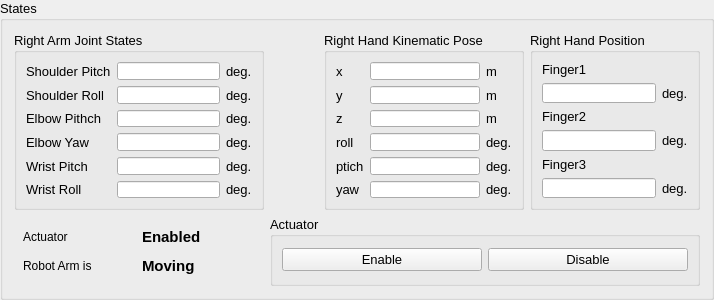
        <widget class="QGroupBox" name="right_arm_states">
         <property name="minimumSize">
          <size>
           <width>430</width>
           <height>240</height>
          </size>
         </property>
         <property name="maximumSize">
          <size>
           <width>16777215</width>
           <height>300</height>
          </size>
         </property>
         <property name="font">
          <font>
           <pointsize>10</pointsize>
          </font>
         </property>
         <property name="title">
          <string>States</string>
         </property>
         <layout class="QGridLayout" name="gridLayout_7">
          <item row="1" column="1" colspan="3">
           <widget class="QGroupBox" name="right_arm_actuator_group">
            <property name="sizePolicy">
             <sizepolicy hsizetype="Preferred" vsizetype="Preferred">
              <horstretch>0</horstretch>
              <verstretch>0</verstretch>
             </sizepolicy>
            </property>
            <property name="minimumSize">
             <size>
              <width>430</width>
              <height>70</height>
             </size>
            </property>
            <property name="maximumSize">
             <size>
              <width>500</width>
              <height>70</height>
             </size>
            </property>
            <property name="font">
             <font>
              <pointsize>10</pointsize>
             </font>
            </property>
            <property name="title">
             <string>Actuator</string>
            </property>
            <layout class="QHBoxLayout" name="horizontalLayout">
             <item>
              <widget class="QPushButton" name="right_arm_enable">
               <property name="text">
                <string>Enable</string>
               </property>
              </widget>
             </item>
             <item>
              <widget class="QPushButton" name="right_arm_disable">
               <property name="text">
                <string>Disable</string>
               </property>
              </widget>
             </item>
            </layout>
           </widget>
          </item>
          <item row="1" column="0">
           <widget class="QFrame" name="right_arm_states_frame">
            <property name="minimumSize">
             <size>
              <width>0</width>
              <height>50</height>
             </size>
            </property>
            <property name="maximumSize">
             <size>
              <width>16777215</width>
              <height>70</height>
             </size>
            </property>
            <layout class="QGridLayout" name="gridLayout_15">
             <item row="0" column="1">
              <widget class="QLabel" name="right_arm_actuator_state">
               <property name="font">
                <font>
                 <pointsize>11</pointsize>
                 <weight>75</weight>
                 <bold>true</bold>
                </font>
               </property>
               <property name="text">
                <string>Enabled</string>
               </property>
              </widget>
             </item>
             <item row="1" column="0">
              <widget class="QLabel" name="right_arm_moving_state_txt">
               <property name="font">
                <font>
                 <pointsize>9</pointsize>
                 <weight>50</weight>
                 <bold>false</bold>
                </font>
               </property>
               <property name="text">
                <string>Robot Arm is</string>
               </property>
              </widget>
             </item>
             <item row="1" column="1">
              <widget class="QLabel" name="right_arm_moving_state">
               <property name="font">
                <font>
                 <pointsize>11</pointsize>
                 <weight>75</weight>
                 <bold>true</bold>
                </font>
               </property>
               <property name="text">
                <string>Moving</string>
               </property>
              </widget>
             </item>
             <item row="0" column="0">
              <widget class="QLabel" name="right_arm_actuator_state_txt">
               <property name="font">
                <font>
                 <pointsize>9</pointsize>
                 <weight>50</weight>
                 <bold>false</bold>
                </font>
               </property>
               <property name="text">
                <string>Actuator</string>
               </property>
              </widget>
             </item>
            </layout>
           </widget>
          </item>
          <item row="0" column="0">
           <widget class="QGroupBox" name="right_arm_joint_states">
            <property name="minimumSize">
             <size>
              <width>250</width>
              <height>150</height>
             </size>
            </property>
            <property name="maximumSize">
             <size>
              <width>250</width>
              <height>180</height>
             </size>
            </property>
            <property name="font">
             <font>
              <pointsize>10</pointsize>
             </font>
            </property>
            <property name="title">
             <string>Right Arm Joint States</string>
            </property>
            <layout class="QGridLayout" name="gridLayout_4">
             <item row="0" column="0">
              <widget class="QLabel" name="right_shoulder_pitch_txt">
               <property name="text">
                <string>Shoulder Pitch</string>
               </property>
              </widget>
             </item>
             <item row="0" column="1">
              <widget class="QLineEdit" name="right_shoulder_pitch">
               <property name="sizePolicy">
                <sizepolicy hsizetype="Preferred" vsizetype="Fixed">
                 <horstretch>0</horstretch>
                 <verstretch>0</verstretch>
                </sizepolicy>
               </property>
               <property name="baseSize">
                <size>
                 <width>10</width>
                 <height>0</height>
                </size>
               </property>
               <property name="dragEnabled">
                <bool>true</bool>
               </property>
               <property name="readOnly">
                <bool>true</bool>
               </property>
              </widget>
             </item>
             <item row="0" column="2">
              <widget class="QLabel" name="deg_txt_23">
               <property name="text">
                <string>deg.</string>
               </property>
              </widget>
             </item>
             <item row="1" column="0">
              <widget class="QLabel" name="right_soulder_roll_txt">
               <property name="text">
                <string>Shoulder Roll</string>
               </property>
              </widget>
             </item>
             <item row="1" column="1">
              <widget class="QLineEdit" name="right_shoulder_roll">
               <property name="sizePolicy">
                <sizepolicy hsizetype="Preferred" vsizetype="Fixed">
                 <horstretch>0</horstretch>
                 <verstretch>0</verstretch>
                </sizepolicy>
               </property>
               <property name="dragEnabled">
                <bool>true</bool>
               </property>
               <property name="readOnly">
                <bool>true</bool>
               </property>
              </widget>
             </item>
             <item row="1" column="2">
              <widget class="QLabel" name="deg_txt_24">
               <property name="text">
                <string>deg.</string>
               </property>
              </widget>
             </item>
             <item row="2" column="0">
              <widget class="QLabel" name="right_elbow_pitch_txt">
               <property name="text">
                <string>Elbow Pithch</string>
               </property>
              </widget>
             </item>
             <item row="2" column="1">
              <widget class="QLineEdit" name="right_elbow_pitch">
               <property name="sizePolicy">
                <sizepolicy hsizetype="Preferred" vsizetype="Fixed">
                 <horstretch>0</horstretch>
                 <verstretch>0</verstretch>
                </sizepolicy>
               </property>
               <property name="baseSize">
                <size>
                 <width>10</width>
                 <height>0</height>
                </size>
               </property>
               <property name="dragEnabled">
                <bool>true</bool>
               </property>
               <property name="readOnly">
                <bool>true</bool>
               </property>
              </widget>
             </item>
             <item row="2" column="2">
              <widget class="QLabel" name="deg_txt_25">
               <property name="text">
                <string>deg.</string>
               </property>
              </widget>
             </item>
             <item row="3" column="0">
              <widget class="QLabel" name="right_elbow_yaw_txt">
               <property name="text">
                <string>Elbow Yaw</string>
               </property>
              </widget>
             </item>
             <item row="3" column="1">
              <widget class="QLineEdit" name="right_elbow_yaw">
               <property name="sizePolicy">
                <sizepolicy hsizetype="Preferred" vsizetype="Fixed">
                 <horstretch>0</horstretch>
                 <verstretch>0</verstretch>
                </sizepolicy>
               </property>
               <property name="dragEnabled">
                <bool>true</bool>
               </property>
               <property name="readOnly">
                <bool>true</bool>
               </property>
              </widget>
             </item>
             <item row="3" column="2">
              <widget class="QLabel" name="deg_txt_26">
               <property name="text">
                <string>deg.</string>
               </property>
              </widget>
             </item>
             <item row="4" column="0">
              <widget class="QLabel" name="right_wrist_pitch_txt">
               <property name="text">
                <string>Wrist Pitch</string>
               </property>
              </widget>
             </item>
             <item row="4" column="1">
              <widget class="QLineEdit" name="right_wrist_pitch">
               <property name="sizePolicy">
                <sizepolicy hsizetype="Preferred" vsizetype="Fixed">
                 <horstretch>0</horstretch>
                 <verstretch>0</verstretch>
                </sizepolicy>
               </property>
               <property name="dragEnabled">
                <bool>true</bool>
               </property>
               <property name="readOnly">
                <bool>true</bool>
               </property>
              </widget>
             </item>
             <item row="4" column="2">
              <widget class="QLabel" name="deg_txt_27">
               <property name="text">
                <string>deg.</string>
               </property>
              </widget>
             </item>
             <item row="5" column="0">
              <widget class="QLabel" name="right_wrist_roll_txt">
               <property name="enabled">
                <bool>true</bool>
               </property>
               <property name="text">
                <string>Wrist Roll</string>
               </property>
              </widget>
             </item>
             <item row="5" column="1">
              <widget class="QLineEdit" name="right_wrist_roll">
               <property name="enabled">
                <bool>true</bool>
               </property>
               <property name="sizePolicy">
                <sizepolicy hsizetype="Preferred" vsizetype="Fixed">
                 <horstretch>0</horstretch>
                 <verstretch>0</verstretch>
                </sizepolicy>
               </property>
               <property name="dragEnabled">
                <bool>true</bool>
               </property>
               <property name="readOnly">
                <bool>true</bool>
               </property>
              </widget>
             </item>
             <item row="5" column="2">
              <widget class="QLabel" name="deg_txt_28">
               <property name="enabled">
                <bool>true</bool>
               </property>
               <property name="text">
                <string>deg.</string>
               </property>
              </widget>
             </item>
            </layout>
           </widget>
          </item>
          <item row="0" column="3">
           <widget class="QGroupBox" name="right_hand_position_group">
            <property name="sizePolicy">
             <sizepolicy hsizetype="Preferred" vsizetype="Preferred">
              <horstretch>80</horstretch>
              <verstretch>0</verstretch>
             </sizepolicy>
            </property>
            <property name="minimumSize">
             <size>
              <width>100</width>
              <height>150</height>
             </size>
            </property>
            <property name="maximumSize">
             <size>
              <width>170</width>
              <height>180</height>
             </size>
            </property>
            <property name="font">
             <font>
              <pointsize>10</pointsize>
             </font>
            </property>
            <property name="title">
             <string>Right Hand Position</string>
            </property>
            <layout class="QGridLayout" name="gridLayout_11">
             <item row="3" column="1">
              <widget class="QLabel" name="deg_txt_39">
               <property name="text">
                <string>deg.</string>
               </property>
              </widget>
             </item>
             <item row="4" column="0">
              <widget class="QLabel" name="right_finger3_position_txt">
               <property name="text">
                <string>Finger3</string>
               </property>
              </widget>
             </item>
             <item row="5" column="1">
              <widget class="QLabel" name="deg_txt_40">
               <property name="text">
                <string>deg.</string>
               </property>
              </widget>
             </item>
             <item row="1" column="0">
              <widget class="QLineEdit" name="right_finger1_position">
               <property name="sizePolicy">
                <sizepolicy hsizetype="Preferred" vsizetype="Fixed">
                 <horstretch>0</horstretch>
                 <verstretch>0</verstretch>
                </sizepolicy>
               </property>
               <property name="baseSize">
                <size>
                 <width>10</width>
                 <height>0</height>
                </size>
               </property>
               <property name="dragEnabled">
                <bool>true</bool>
               </property>
               <property name="readOnly">
                <bool>true</bool>
               </property>
              </widget>
             </item>
             <item row="1" column="1">
              <widget class="QLabel" name="deg_txt_32">
               <property name="text">
                <string>deg.</string>
               </property>
              </widget>
             </item>
             <item row="2" column="0">
              <widget class="QLabel" name="right_finger2_position_txt">
               <property name="text">
                <string>Finger2</string>
               </property>
              </widget>
             </item>
             <item row="5" column="0">
              <widget class="QLineEdit" name="right_finger3_position">
               <property name="readOnly">
                <bool>true</bool>
               </property>
              </widget>
             </item>
             <item row="3" column="0">
              <widget class="QLineEdit" name="right_finger2_position">
               <property name="readOnly">
                <bool>true</bool>
               </property>
              </widget>
             </item>
             <item row="0" column="0">
              <widget class="QLabel" name="right_finger1_position_txt">
               <property name="text">
                <string>Finger1</string>
               </property>
              </widget>
             </item>
            </layout>
            <zorder>right_finger1_position_txt</zorder>
            <zorder>right_finger1_position</zorder>
            <zorder>deg_txt_32</zorder>
            <zorder>right_finger2_position_txt</zorder>
            <zorder>right_finger2_position</zorder>
            <zorder>deg_txt_39</zorder>
            <zorder>right_finger3_position_txt</zorder>
            <zorder>right_finger3_position</zorder>
            <zorder>deg_txt_40</zorder>
           </widget>
          </item>
          <item row="0" column="2">
           <widget class="QGroupBox" name="right_hand_kinematic_pose">
            <property name="minimumSize">
             <size>
              <width>200</width>
              <height>150</height>
             </size>
            </property>
            <property name="maximumSize">
             <size>
              <width>200</width>
              <height>180</height>
             </size>
            </property>
            <property name="font">
             <font>
              <pointsize>10</pointsize>
             </font>
            </property>
            <property name="title">
             <string>Right Hand Kinematic Pose</string>
            </property>
            <layout class="QGridLayout" name="gridLayout_5">
             <item row="0" column="0">
              <widget class="QLabel" name="right_x_txt">
               <property name="text">
                <string>x</string>
               </property>
              </widget>
             </item>
             <item row="0" column="1">
              <widget class="QLineEdit" name="right_x">
               <property name="sizePolicy">
                <sizepolicy hsizetype="Preferred" vsizetype="Fixed">
                 <horstretch>0</horstretch>
                 <verstretch>0</verstretch>
                </sizepolicy>
               </property>
               <property name="baseSize">
                <size>
                 <width>10</width>
                 <height>0</height>
                </size>
               </property>
               <property name="dragEnabled">
                <bool>true</bool>
               </property>
               <property name="readOnly">
                <bool>true</bool>
               </property>
              </widget>
             </item>
             <item row="0" column="2">
              <widget class="QLabel" name="m_txt_4">
               <property name="text">
                <string>m</string>
               </property>
              </widget>
             </item>
             <item row="1" column="0">
              <widget class="QLabel" name="right_y_txt">
               <property name="text">
                <string>y</string>
               </property>
              </widget>
             </item>
             <item row="1" column="1">
              <widget class="QLineEdit" name="right_y">
               <property name="sizePolicy">
                <sizepolicy hsizetype="Preferred" vsizetype="Fixed">
                 <horstretch>0</horstretch>
                 <verstretch>0</verstretch>
                </sizepolicy>
               </property>
               <property name="dragEnabled">
                <bool>true</bool>
               </property>
               <property name="readOnly">
                <bool>true</bool>
               </property>
              </widget>
             </item>
             <item row="1" column="2">
              <widget class="QLabel" name="m_txt_5">
               <property name="text">
                <string>m</string>
               </property>
              </widget>
             </item>
             <item row="2" column="0">
              <widget class="QLabel" name="right_z_txt">
               <property name="text">
                <string>z</string>
               </property>
              </widget>
             </item>
             <item row="2" column="1">
              <widget class="QLineEdit" name="right_z">
               <property name="sizePolicy">
                <sizepolicy hsizetype="Preferred" vsizetype="Fixed">
                 <horstretch>0</horstretch>
                 <verstretch>0</verstretch>
                </sizepolicy>
               </property>
               <property name="baseSize">
                <size>
                 <width>10</width>
                 <height>0</height>
                </size>
               </property>
               <property name="dragEnabled">
                <bool>true</bool>
               </property>
               <property name="readOnly">
                <bool>true</bool>
               </property>
              </widget>
             </item>
             <item row="2" column="2">
              <widget class="QLabel" name="m_txt_6">
               <property name="text">
                <string>m</string>
               </property>
              </widget>
             </item>
             <item row="3" column="0">
              <widget class="QLabel" name="right_roll_txt">
               <property name="text">
                <string>roll</string>
               </property>
              </widget>
             </item>
             <item row="3" column="1">
              <widget class="QLineEdit" name="right_roll">
               <property name="sizePolicy">
                <sizepolicy hsizetype="Preferred" vsizetype="Fixed">
                 <horstretch>0</horstretch>
                 <verstretch>0</verstretch>
                </sizepolicy>
               </property>
               <property name="dragEnabled">
                <bool>true</bool>
               </property>
               <property name="readOnly">
                <bool>true</bool>
               </property>
              </widget>
             </item>
             <item row="3" column="2">
              <widget class="QLabel" name="deg_txt_29">
               <property name="text">
                <string>deg.</string>
               </property>
              </widget>
             </item>
             <item row="4" column="0">
              <widget class="QLabel" name="right_pitch_txt">
               <property name="text">
                <string>ptich</string>
               </property>
              </widget>
             </item>
             <item row="4" column="1">
              <widget class="QLineEdit" name="right_pitch">
               <property name="sizePolicy">
                <sizepolicy hsizetype="Preferred" vsizetype="Fixed">
                 <horstretch>0</horstretch>
                 <verstretch>0</verstretch>
                </sizepolicy>
               </property>
               <property name="baseSize">
                <size>
                 <width>10</width>
                 <height>0</height>
                </size>
               </property>
               <property name="dragEnabled">
                <bool>true</bool>
               </property>
               <property name="readOnly">
                <bool>true</bool>
               </property>
              </widget>
             </item>
             <item row="4" column="2">
              <widget class="QLabel" name="deg_txt_30">
               <property name="text">
                <string>deg.</string>
               </property>
              </widget>
             </item>
             <item row="5" column="0">
              <widget class="QLabel" name="right_yaw_txt">
               <property name="text">
                <string>yaw</string>
               </property>
              </widget>
             </item>
             <item row="5" column="1">
              <widget class="QLineEdit" name="right_yaw">
               <property name="sizePolicy">
                <sizepolicy hsizetype="Preferred" vsizetype="Fixed">
                 <horstretch>0</horstretch>
                 <verstretch>0</verstretch>
                </sizepolicy>
               </property>
               <property name="dragEnabled">
                <bool>true</bool>
               </property>
               <property name="readOnly">
                <bool>true</bool>
               </property>
              </widget>
             </item>
             <item row="5" column="2">
              <widget class="QLabel" name="deg_txt_31">
               <property name="text">
                <string>deg.</string>
               </property>
              </widget>
             </item>
            </layout>
           </widget>
          </item>
         </layout>
        </widget>
